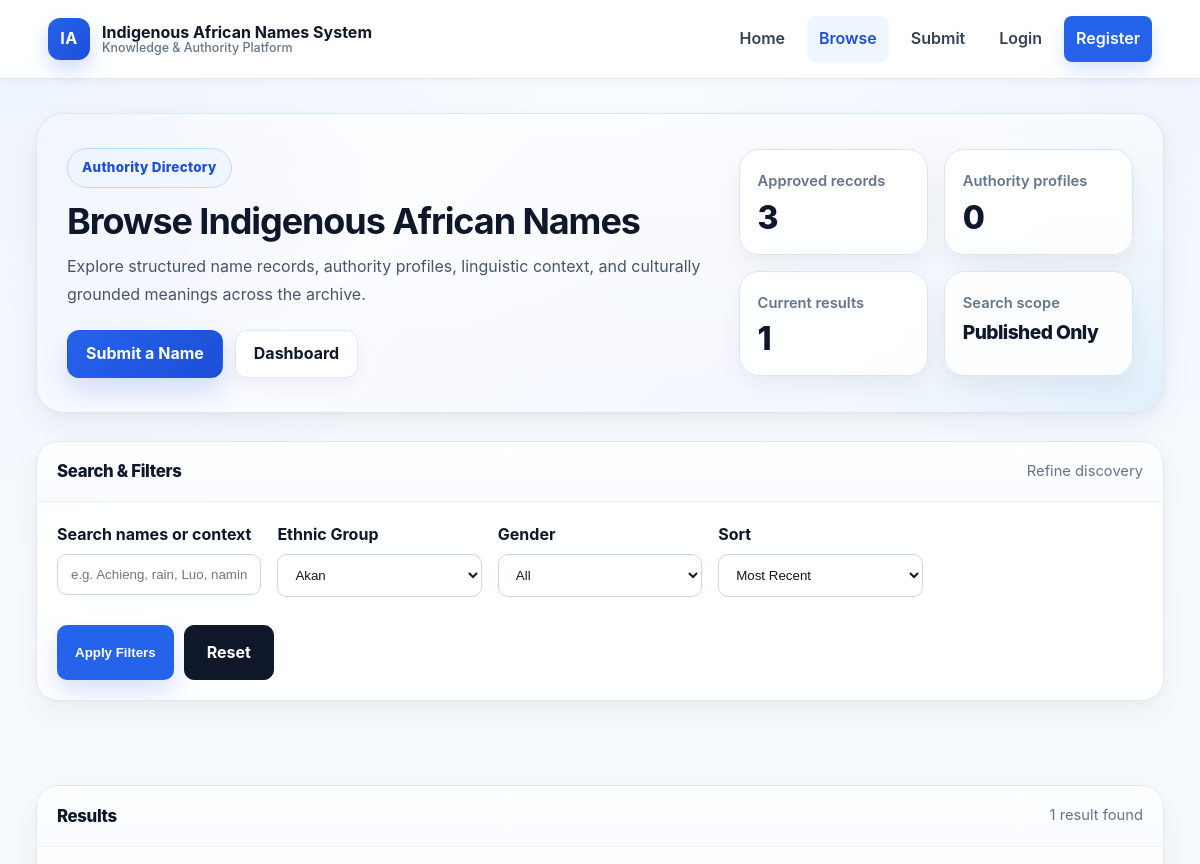
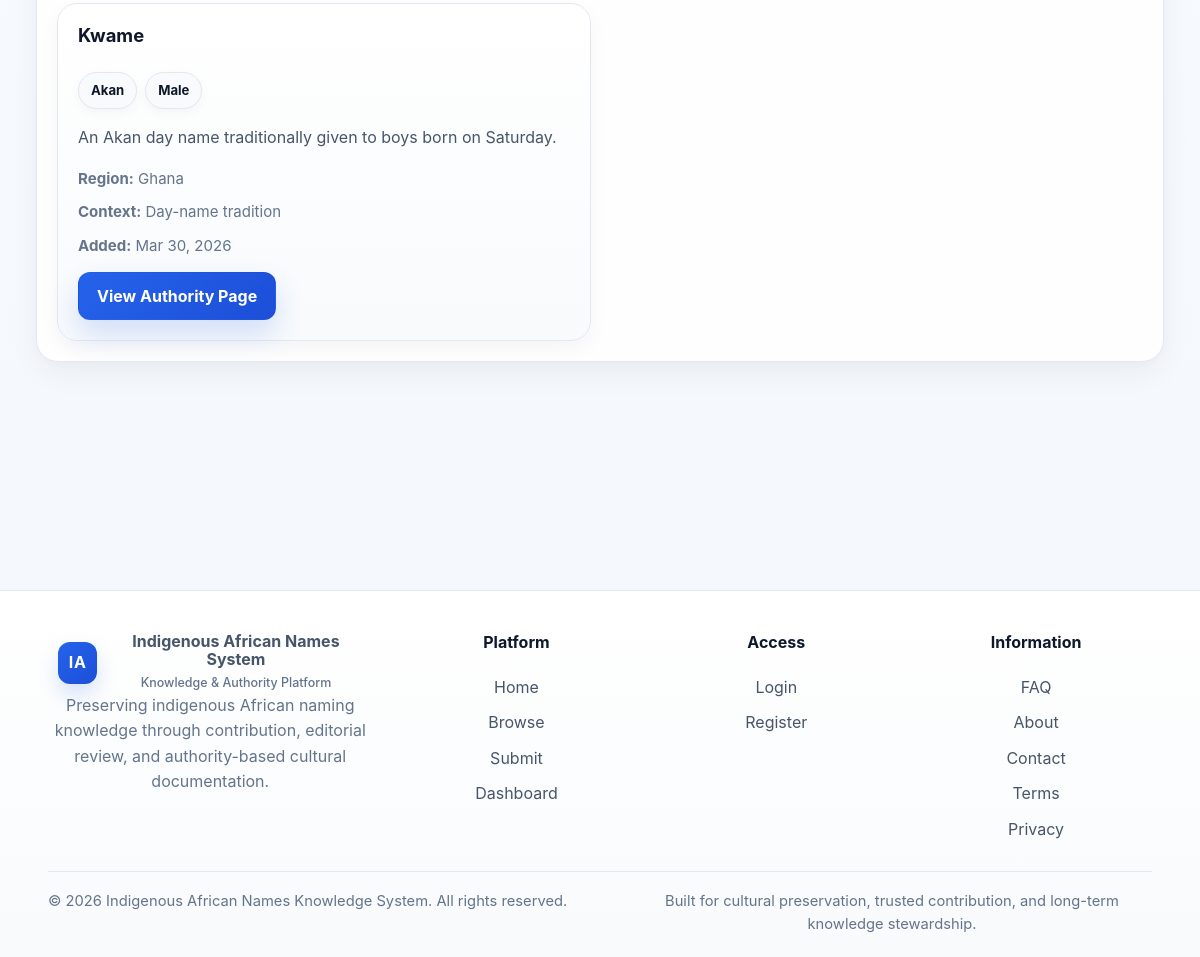
/browse.php?ethnic_group=Akan, run on the app's committed database (2 pictures, top to bottom).
### tables this page shows
CREATE TABLE IF NOT EXISTS name_entries (
    id INT AUTO_INCREMENT PRIMARY KEY,
    name VARCHAR(150) NOT NULL,
    meaning TEXT NOT NULL,
    ethnic_group VARCHAR(150) NOT NULL,
    region VARCHAR(150) DEFAULT NULL,
    gender ENUM('male', 'female', 'unisex', 'other') DEFAULT 'unisex',
    naming_context VARCHAR(255) DEFAULT NULL,
    cultural_explanation TEXT,
    sources TEXT,
    status ENUM('pending', 'approved', 'rejected') NOT NULL DEFAULT 'pending',
    created_by INT DEFAULT NULL,
    created_at TIMESTAMP DEFAULT CURRENT_TIMESTAMP,
    updated_at TIMESTAMP DEFAULT CURRENT_TIMESTAMP ON UPDATE CURRENT_TIMESTAMP,
    CONSTRAINT fk_name_entries_user
        FOREIGN KEY (created_by) REFERENCES users(id)
        ON DELETE SET NULL
);

### includes/auth.php (called while the page is built, shortened)
<?php
function isLoggedIn(): bool
{
    return isset($_SESSION['user']) && is_array($_SESSION['user']);
}
function currentUser(): ?array
{
    if (!isLoggedIn()) {
        return null;
    }
    $user = $_SESSION['user'];
    return [
        'id'    => isset($user['id']) ? (int)$user['id'] : 0,
        'name'  => isset($user['name']) ? trim((string)$user['name']) : '',
        'email' => isset($user['email']) ? trim((string)$user['email']) : '',
        'role'  => isset($user['role']) ? trim((string)$user['role']) : 'contributor',
    ];
}

### public/browse.php (the view, shortened to what this page needs)
<?php
require_once __DIR__ . '/../includes/db.php';
require_once __DIR__ . '/../includes/auth.php';
$user = currentUser();
$role = strtolower(trim((string)($user['role'] ?? '')));
$isEditorOrAdmin = in_array($role, ['editor', 'admin'], true);
function e(string $value): string
{
    return htmlspecialchars($value, ENT_QUOTES, 'UTF-8');
}
function tableExists(PDO $pdo, string $tableName): bool
{
    try {
        $stmt = $pdo->prepare("
            SELECT COUNT(*)
            FROM information_schema.tables
            WHERE table_schema = DATABASE()
              AND table_name = :table
        ");
        $stmt->execute(['table' => $tableName]);
        return (int)$stmt->fetchColumn() > 0;
    } catch (Throwable $e) {
        return false;
    }
}
function tableHasColumn(PDO $pdo, string $tableName, string $columnName): bool
{
    try {
        $stmt = $pdo->prepare("
            SELECT COUNT(*)
            FROM information_schema.columns
            WHERE table_schema = DATABASE()
              AND table_name = :table
              AND column_name = :column
        ");
        $stmt->execute([
            'table' => $tableName,
            'column' => $columnName,
        ]);
        return (int)$stmt->fetchColumn() > 0;
    } catch (Throwable $e) {
        return false;
    }
}
function fetchAllSafe(PDO $pdo, string $sql, array $params = []): array
{
    try {
        $stmt = $pdo->prepare($sql);
        $stmt->execute($params);
        return $stmt->fetchAll(PDO::FETCH_ASSOC) ?: [];
    } catch (Throwable $e) {
        return [];
    }
}
function scalar(PDO $pdo, string $sql, array $params = [], int $default = 0): int
{
    try {
        $stmt = $pdo->prepare($sql);
        $stmt->execute($params);
        $value = $stmt->fetchColumn();
        return $value !== false ? (int)$value : $default;
    } catch (Throwable $e) {
        return $default;
    }
}
function excerpt(?string $text, int $limit = 180): string
{
    $text = trim((string)$text);
    $text = preg_replace('/\s+/', ' ', $text) ?? $text;
    if (mb_strlen($text) <= $limit) {
        return $text;
    }
    return rtrim(mb_substr($text, 0, $limit - 1)) . '…';
}
function formatShortDate(?string $datetime): string
{
    try {
        $dt = new DateTime($datetime);
        return $dt->format('M j, Y');
    } catch (Throwable $e) {
        return $datetime;
    }
}
$hasProfiles = tableExists($pdo, 'name_profiles');
$profileColumns = [
    'overview' => $hasProfiles && tableHasColumn($pdo, 'name_profiles', 'overview'),
    'ai_summary' => $hasProfiles && tableHasColumn($pdo, 'name_profiles', 'ai_summary'),
    'pronunciation' => $hasProfiles && tableHasColumn($pdo, 'name_profiles', 'pronunciation'),
    'variants' => $hasProfiles && tableHasColumn($pdo, 'name_profiles', 'variants'),
    'cultural_significance' => $hasProfiles && tableHasColumn($pdo, 'name_profiles', 'cultural_significance'),
    'linguistic_origin' => $hasProfiles && tableHasColumn($pdo, 'name_profiles', 'linguistic_origin'),
];
$profileJoin = $hasProfiles ? "LEFT JOIN name_profiles np ON np.entry_id = ne.id" : "";
$q = trim((string)($_GET['q'] ?? ''));
$ethnicGroup = trim((string)($_GET['ethnic_group'] ?? ''));
$status = trim((string)($_GET['status'] ?? ''));
$sort = trim((string)($_GET['sort'] ?? 'recent'));
$allowedStatuses = ['approved', 'pending', 'rejected'];
if (!$isEditorOrAdmin) {
    $status = 'approved';
} elseif ($status !== '' && !in_array($status, $allowedStatuses, true)) {
    $status = '';
}
$page = max(1, (int)($_GET['page'] ?? 1));
$perPage = 12;
$offset = ($page - 1) * $perPage;
$ethnicGroups = fetchAllSafe($pdo, "
    SELECT DISTINCT ethnic_group
    FROM name_entries
    WHERE ethnic_group IS NOT NULL
      AND TRIM(ethnic_group) <> ''
    ORDER BY ethnic_group ASC
");
$where = [];
$params = [];
if ($ethnicGroup !== '') {
    $where[] = "ne.ethnic_group = :ethnic_group";
    $params['ethnic_group'] = $ethnicGroup;
}
if ($status !== '') {
    $where[] = "ne.status = :status";
    $params['status'] = $status;
} elseif (!$isEditorOrAdmin) {
    $where[] = "ne.status = 'approved'";
}
$whereSql = $where ? ('WHERE ' . implode(' AND ', $where)) : '';
$orderSql = match ($sort) {
    'oldest' => 'ORDER BY ne.created_at ASC, ne.id ASC',
    'name_asc' => 'ORDER BY ne.name ASC, ne.id ASC',
    'name_desc' => 'ORDER BY ne.name DESC, ne.id DESC',
    default => 'ORDER BY ne.created_at DESC, ne.id DESC',
};
$profileSelectParts = [];
$profileSelectParts[] = ($hasProfiles ? "CASE WHEN np.id IS NULL THEN 0 ELSE 1 END AS has_profile" : "0 AS has_profile");
$profileSelectParts[] = ($hasProfiles && $profileColumns['overview']) ? "np.overview AS overview" : "NULL AS overview";
$profileSelectParts[] = ($hasProfiles && $profileColumns['ai_summary']) ? "np.ai_summary AS ai_summary" : "NULL AS ai_summary";
$profileSelectParts[] = ($hasProfiles && $profileColumns['pronunciation']) ? "np.pronunciation AS pronunciation" : "NULL AS pronunciation";
$profileSelectParts[] = ($hasProfiles && $profileColumns['variants']) ? "np.variants AS variants" : "NULL AS variants";
$profileSelect = implode(",\n        ", $profileSelectParts);
$totalResults = scalar($pdo, "
    SELECT COUNT(DISTINCT ne.id)
    FROM name_entries ne
    {$profileJoin}
    {$whereSql}
", $params);
$sql = "
    SELECT
        ne.id,
        ne.name,
        ne.meaning,
        ne.ethnic_group,
        ne.region,
        ne.gender,
        ne.naming_context,
        ne.cultural_explanation,
        ne.status,
        ne.created_at,
        {$profileSelect},
        COALESCE(u.full_name, u.email, 'Unknown User') AS contributor_name
    FROM name_entries ne
    LEFT JOIN users u ON u.id = ne.created_by
    {$profileJoin}
    {$whereSql}
    GROUP BY ne.id
    {$orderSql}
    LIMIT {$perPage} OFFSET {$offset}
";
$results = fetchAllSafe($pdo, $sql, $params);
$totalApproved = scalar($pdo, "SELECT COUNT(*) FROM name_entries WHERE status = 'approved'");
$totalProfiles = $hasProfiles ? scalar($pdo, "SELECT COUNT(*) FROM name_profiles") : 0;
require_once __DIR__ . '/../includes/header.php';
?>
<div class="dashboard-shell browse-page">
    <section class="dashboard-hero">
        <div class="dashboard-hero__grid">
            <div>
                <div class="dashboard-hero__eyebrow">Authority Directory</div>
                <h1>Browse Indigenous African Names</h1>
                <p>
                    Explore structured name records, authority profiles, linguistic context, and culturally grounded meanings across the archive.
                </p>
                <div class="quick-actions">
                    <a class="quick-action-btn quick-action-btn--primary" href="/submit.php">Submit a Name</a>
                    <a class="quick-action-btn quick-action-btn--secondary" href="/dashboard.php">Dashboard</a>
                </div>
            </div>
            <div class="dashboard-hero__stats">
                <div class="hero-mini-card">
                    <div class="hero-mini-card__label">Approved records</div>
                    <div class="hero-mini-card__value"><?= $totalApproved ?></div>
                </div>
                <div class="hero-mini-card">
                    <div class="hero-mini-card__label">Authority profiles</div>
                    <div class="hero-mini-card__value"><?= $totalProfiles ?></div>
                </div>
                <div class="hero-mini-card">
                    <div class="hero-mini-card__label">Current results</div>
                    <div class="hero-mini-card__value"><?= $totalResults ?></div>
                </div>
                <div class="hero-mini-card">
                    <div class="hero-mini-card__label">Search scope</div>
                    <div class="hero-mini-card__value" style="font-size:1.2rem;">
                        <?= $isEditorOrAdmin ? 'All Records' : 'Published Only' ?>
                    </div>
                </div>
            </div>
        </div>
    </section>
    <section class="panel">
        <div class="panel__head">
            <h2 class="panel__title">Search & Filters</h2>
            <div class="panel__subtle">Refine discovery</div>
        </div>
        <div class="panel__body">
            <form method="get" action="/browse.php" class="submission-form browse-filters-form">
                <div class="browse-filters-grid">
                    <div class="form-group">
                        <label for="q">Search names or context</label>
                        <input
                            type="text"
                            id="q"
                            name="q"
                            value="<?= e($q) ?>"
                            placeholder="e.g. Achieng, rain, Luo, naming context"
                        >
                    </div>
                    <div class="form-group">
                        <label for="ethnic_group">Ethnic Group</label>
                        <select id="ethnic_group" name="ethnic_group">
                            <?php foreach ($ethnicGroups as $groupRow): ?>
                                <?php $groupValue = trim((string)($groupRow['ethnic_group'] ?? '')); ?>
                                <option value="<?= e($groupValue) ?>" <?= $ethnicGroup === $groupValue ? 'selected' : '' ?>>
                                    <?= e($groupValue) ?>
                                </option>
                            <?php endforeach; ?>
                        </select>
                    </div>
                    <div class="form-group">
                        <label for="gender">Gender</label>
                        <select id="gender" name="gender">
                            <option value="">All</option>
                        </select>
                    </div>
                    <div class="form-group">
                        <label for="sort">Sort</label>
                        <select id="sort" name="sort">
                            <option value="recent" <?= $sort === 'recent' ? 'selected' : '' ?>>Most Recent</option>
                        </select>
                    </div>
                </div>
                <div class="form-actions browse-filter-actions">
                    <button type="submit" class="btn-primary">Apply Filters</button>
                    <a class="btn-secondary" href="/browse.php">Reset</a>
                </div>
            </form>
        </div>
    </section>
    <section class="panel">
        <div class="panel__head">
            <h2 class="panel__title">Results</h2>
            <div class="panel__subtle">
                <?= $totalResults ?> result<?= $totalResults === 1 ? '' : 's' ?> found
            </div>
        </div>
        <div class="panel__body">
            <?php if (!$results): ?>
                <div class="empty-state">
                    No names matched your current filters. Try broadening your search, changing the ethnic group filter, or resetting all filters.
                </div>
            <?php else: ?>
                <div class="browse-results-grid">
                    <?php foreach ($results as $row): ?>
                        <?php
                            $meaning = trim((string)($row['meaning'] ?? ''));
                            $overview = trim((string)($row['overview'] ?? ''));
                            $aiSummary = trim((string)($row['ai_summary'] ?? ''));
                            $fallback = trim((string)($row['cultural_explanation'] ?? ''));
                            $summary = excerpt($aiSummary !== '' ? $aiSummary : ($overview !== '' ? $overview : ($fallback !== '' ? $fallback : $meaning)));
                        ?>
                        <article class="browse-card">
                            <div class="browse-card__top">
                                <div>
                                    <h3 class="browse-card__title">
                                        <a href="/name.php?id=<?= (int)$row['id'] ?>">
                                            <?= e((string)$row['name']) ?>
                                        </a>
                                    </h3>
                                    <div class="browse-card__meta-inline">
                                        <?php if (!empty($row['ethnic_group'])): ?>
                                            <span class="dashboard-role-badge browse-badge"><?= e((string)$row['ethnic_group']) ?></span>
                                        <?php endif; ?>
                                        <?php if (!empty($row['gender'])): ?>
                                            <span class="dashboard-role-badge browse-badge"><?= e(ucfirst((string)$row['gender'])) ?></span>
                                        <?php endif; ?>
                                    </div>
                                </div>
                            </div>
                            <?php if ($summary !== ''): ?>
                                <p class="browse-card__summary"><?= e($summary) ?></p>
                            <?php endif; ?>
                            <div class="browse-card__details">
                                <?php if (!empty($row['region'])): ?>
                                    <div><strong>Region:</strong> <?= e((string)$row['region']) ?></div>
                                <?php endif; ?>
                                <?php if (!empty($row['naming_context'])): ?>
                                    <div><strong>Context:</strong> <?= e(excerpt((string)$row['naming_context'], 80)) ?></div>
                                <?php endif; ?>
                                <div><strong>Added:</strong> <?= e(formatShortDate((string)$row['created_at'])) ?></div>
                            </div>
                            <div class="browse-card__footer">
                                <a class="quick-action-btn quick-action-btn--primary" href="/name.php?id=<?= (int)$row['id'] ?>">
                                    View Authority Page
                                </a>
                            </div>
                        </article>
                    <?php endforeach; ?>
                </div>
            <?php endif; ?>
        </div>
    </section>
</div>
<?php require_once __DIR__ . '/../includes/footer.php'; ?>

### data on the page
name_entries: name "Kwame", ethnic_group "Akan", gender "Male", cultural_explanation "An Akan day name traditionally given to boys born on Saturday.", region "Ghana", naming_context "Day-name tradition", created_at "Mar 30, 2026"

### other printed values
$totalApproved "3"
$totalProfiles "0"
$totalResults "1"
form field ethnic_group "Akan"
